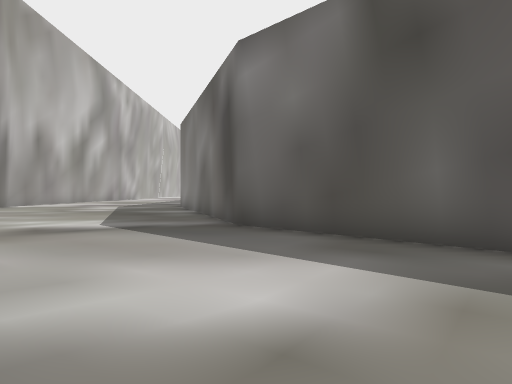
View 1 (above)

18 first-person views from a walk through a Unity game level. The camera is 1.4 m above the floor, looks level and sees 70° across. The floor is counted in squares, 2 m on a side. Each view is taken from the middle of a square. On the plan, view 1 faces up. The plan holds only what a view shows up to about 11 squares ahead; the rest is blank. The place goes on beyond the plan.

View 2
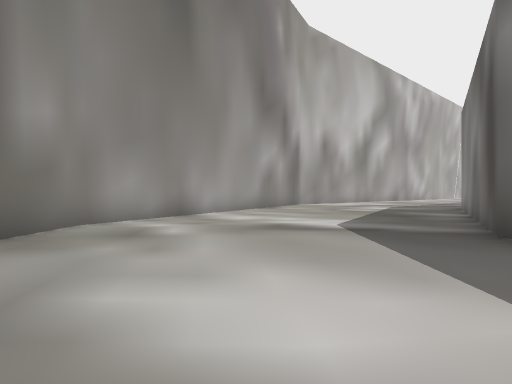

View 3
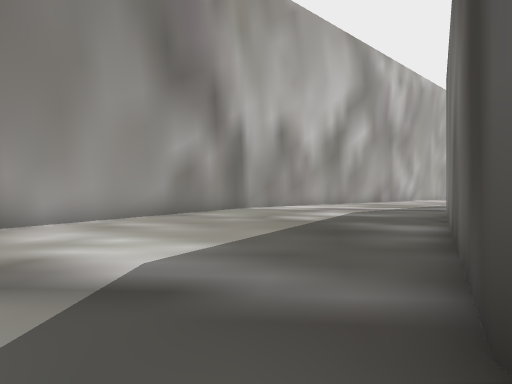

View 4
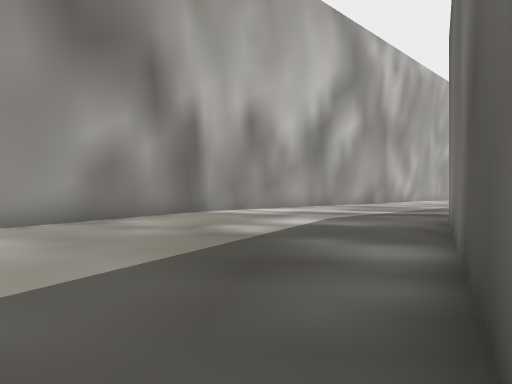

View 5
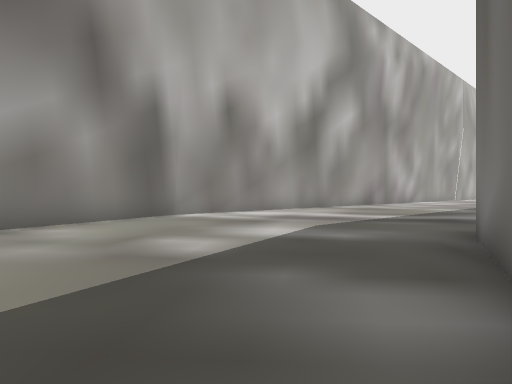

View 6
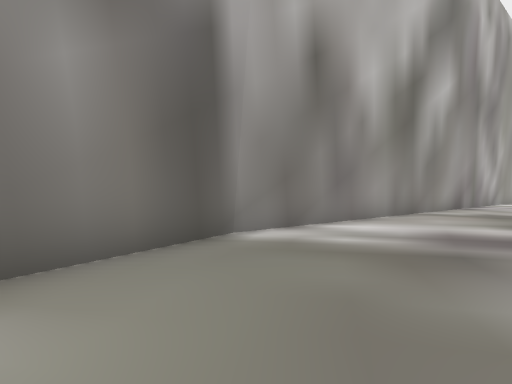

View 7
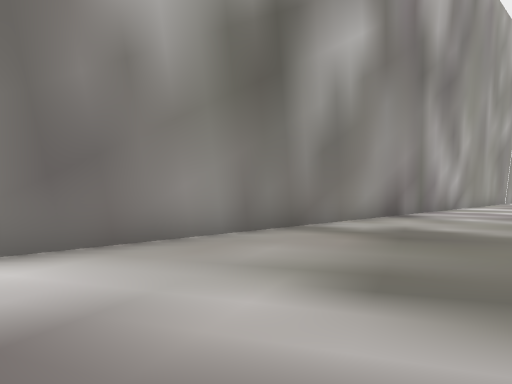

View 8
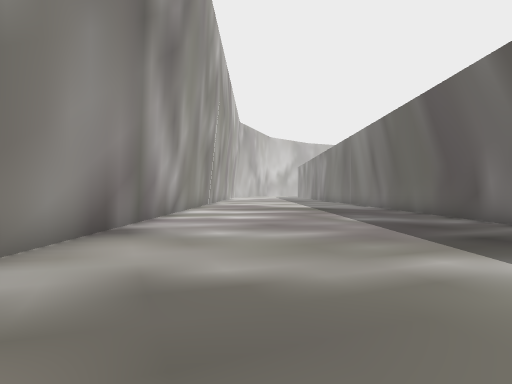

View 9
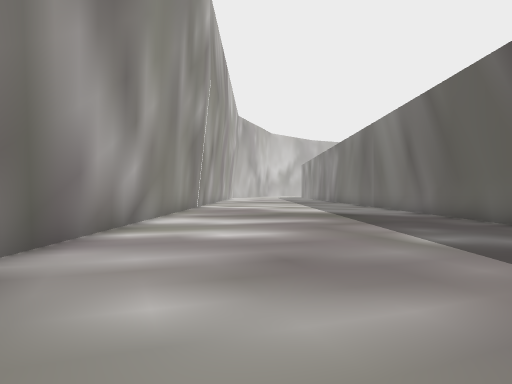

View 10
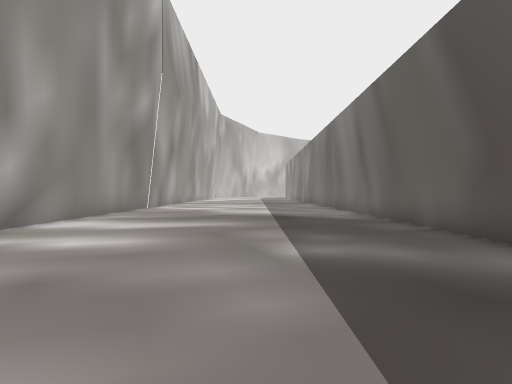

View 11
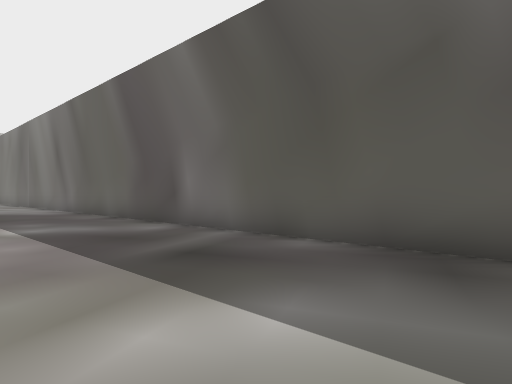

View 12
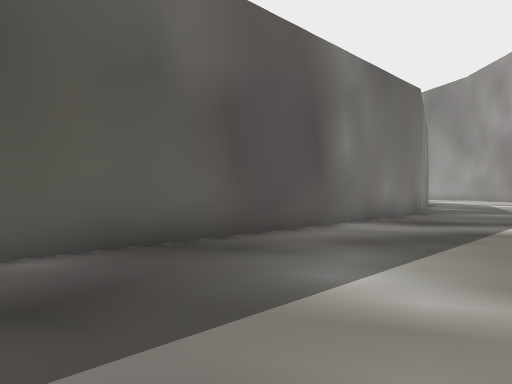

View 13
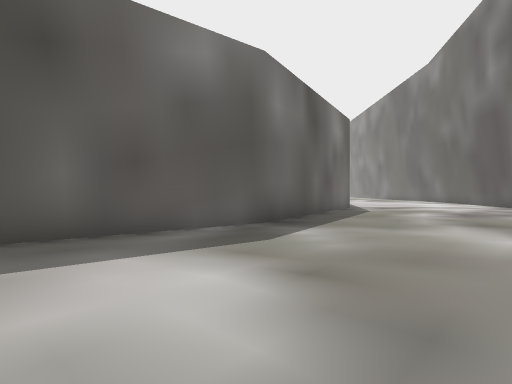

View 14
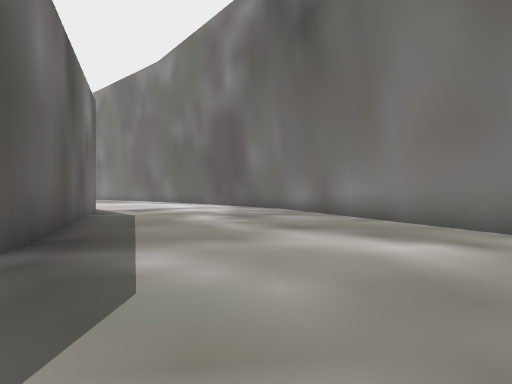

View 15
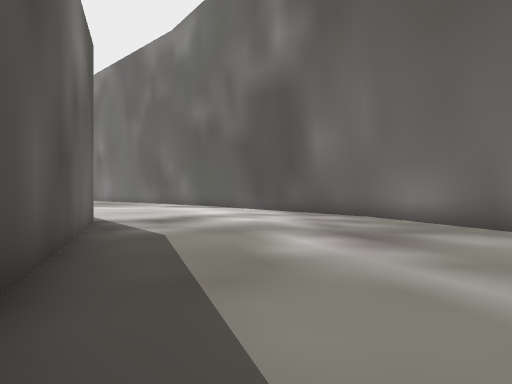

View 16
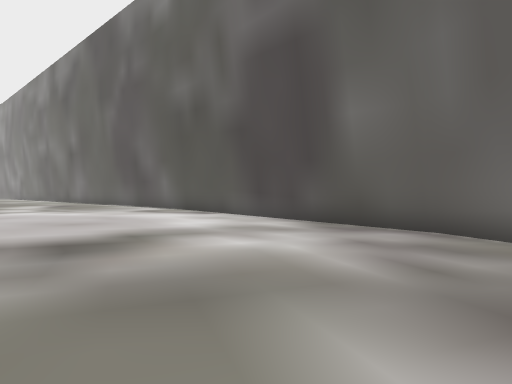

View 17
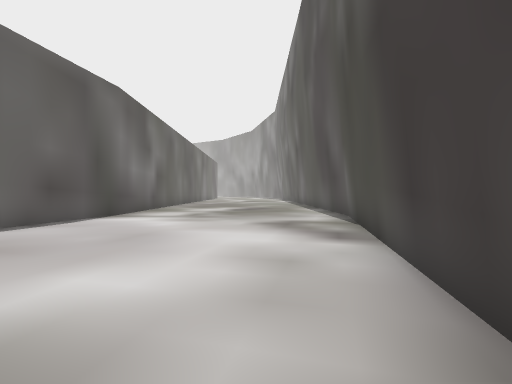

View 18
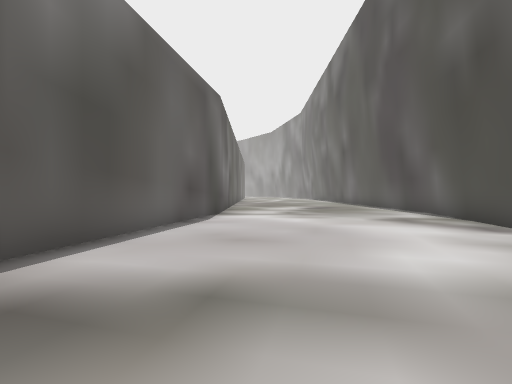

### Floor plan
Points are (right, up) in squares from view 1. A wall is a line through its corners. A room is listed if a view was taken in it or the views show most of it. See-through windows are left out.
Room 1 (views 1, 2, 3, 4, 5, 6, 7, 8, 9, 10, 11, 12, 13, 14, 15, 16, 17, 18)
walls: (-3.6, 17.8) (-3.6, 39); (1.2, -4.1) (10.3, -8.6); (13.2, -2.2) (5.3, 1.8) (-0.4, 7.8) (-3.6, 17.4); (10.1, -8.5) (22.9, -10.7); (23.1, -3.8) (14.7, -2.4); (-11.7, 39) (-11.7, 17.2) (-7, 3.8) (-5.3, 2.1)

Positions as (right, up) in squares from view 1, and headings:
1: (0, 0), facing up
2: (1, 1), facing up-left
3: (0, 6), facing up-left
4: (-1, 9), facing up-left
5: (-2, 11), facing up-left
6: (-7, 13), facing up-left
7: (-7, 19), facing up-left
8: (-9, 23), facing up
9: (-9, 27), facing up
10: (-7, 28), facing up
11: (-8, 25), facing up-right
12: (-8, 29), facing down-right
13: (-3, 2), facing right
14: (0, 3), facing down-right
15: (5, 1), facing down-right
16: (8, -2), facing down-right
17: (12, -8), facing right
18: (11, -5), facing right
